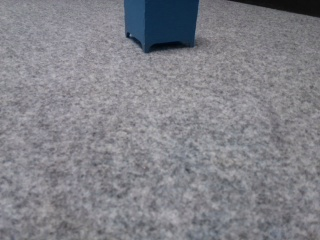
#> input picture scripts/visionScript/manCap1.jpg, 320 x 240 px, given in place of 20200830_152402.jpg, which was not available
$ python VisionCameraTest.py
#> lines starting #> are read from the running program, lines starting #| are printed output that depends on the picture; after the words box and inside, x2 and y2 are one past the last pixel; in counts of white or black regions, pixels touching at a corner belong together; pictures that were not available may be replaced by others from this repository, and a replacement may not be noted
import numpy as np
import imutils
from cv2 import cv2
#cap = cv2.VideoCapture(0)  		# Connect to camera 0 (or the only camera)
#cap.set(3, 320)                     	# Set the width to 320
#cap.set(4, 240)                     	# Set the height to 240
#ret, img = cap.read()	     		# Get a frame from the camera
#if ret == True:
#       cv2.waitKey(1)
#initiate some variables
CoverCenter=np.array([])
ObstacleCenter=np.array([])
CoverAreaMat=np.array([])
ObstacleAreaMat=np.array([])
SampleWidths=np.array([])
SampleZDistance=np.array([])
#Set intrinsic parameters of raspberry pi camera
ItoW=np.array([[1/(1.12*10**-6),0,1640],[0,1/(1.12*10**-6),1232],[0,0,1]])#consist of length of pixel distance
F=np.array([[3.04*10**-3,0,0,0],[0,3.04*10**-3,0,0],[0,0,1,0]])#consist of focal length (4x3 matrix)
K=ItoW.dot(F)#get the instrinsic matrix of the camera that will be able to determine world coordinates from
#pixel coordinates
W=40 #width of sample in mm
f=3.04#focal length in mm
img=cv2.imread("20200830_152402.jpg")
#> img is the input picture: shape (240, 320, 3); mean B, G, R 136.4, 129.9, 129.6
img=cv2.resize(img,(320,240))
imgblur=cv2.GaussianBlur(img, (17, 17), 2)
img2=np.copy(img)
img2blur=cv2.GaussianBlur(img2, (15, 15), 2)
img3=np.copy(img)
img3blur=cv2.GaussianBlur(img3, (15, 15), 2)#copy and blur image for green obstacle
cv2.imshow("normal",img)
#filtered_img=cv2.fastNlMeansDenoising(img,10,10,7,21)
hue_frame = cv2.cvtColor(imgblur, cv2.COLOR_BGR2HSV) 		# Convert from BGR to HSV colourspace
#> hue_frame: shape (240, 320, 3); mean H, S, V 124.2, 18, 136.4
hue_frame_cover=cv2.cvtColor(img2blur,cv2.COLOR_BGR2HSV)
hsv_obstacle=cv2.cvtColor(img3blur,cv2.COLOR_BGR2HSV)	# Extract hue channel
#Issue the ranges for the colours of objects of interst
lower_green=np.array([40,50,40],dtype="uint8")
upper_green=np.array([70,255,255],dtype="uint8")
lower_blue = np.array([95,60,0],dtype="uint8")
upper_blue = np.array([107,255,255],dtype="uint8")
lower_orang=np.array([0,100,100],dtype="uint8")
higher_orang=np.array([3,255,255],dtype="uint8")
lower_oran=np.array([175,100,100],dtype="uint8")
higher_oran=np.array([179,255,255],dtype="uint8")

mask=cv2.inRange(hue_frame,lower_orang,higher_orang)
#> mask: shape (240, 320); every value is 0
mask1=cv2.inRange(hue_frame,lower_oran,higher_oran)
mask=cv2.bitwise_or(mask,mask1)#or the two masks together to allow a threshold
#between 175 to 5
kernel_sample=cv2.getStructuringElement(cv2.MORPH_ELLIPSE,(2,2))
kernel_cover=cv2.getStructuringElement(cv2.MORPH_RECT,(15,15))
kernel_obstacle=cv2.getStructuringElement(cv2.MORPH_RECT,(30,30))
mask_obstacle=cv2.inRange(hsv_obstacle,lower_green,upper_green)
#if I get a multitude of circlevalues from HoughCircles maybe I can just average them?
mask_cover=cv2.inRange(hue_frame_cover,lower_blue,upper_blue)
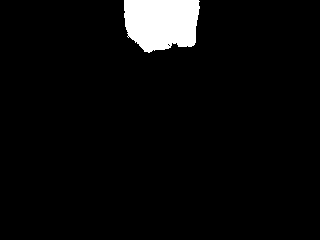
#> mask_cover: shape (240, 320); 4.4% white; 1 white region
#thresholded_img=cv2.adaptiveThreshold(hue_frame,179,cv2.ADAPTIVE_THRESH_GAUSSIAN_C,
        #    cv2.THRESH_BINARY,573,2)
#Threshold the following images
thresholded_img = cv2.bitwise_and(img, img, mask= mask)
#> thresholded_img: shape (240, 320, 3); every value is 0
thresholded_cover=cv2.bitwise_and(img2,img2,mask=mask_cover)
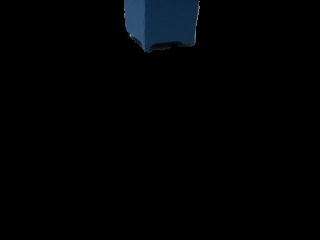
#> thresholded_cover: shape (240, 320, 3); mean B, G, R 3.4, 2.3, 1.1
thresholded_obstacle=cv2.bitwise_and(img3,img3,mask=mask_obstacle)
#Filter the imags
filtered_img=cv2.morphologyEx(thresholded_img,cv2.MORPH_OPEN,kernel_sample)
filtered_mask=cv2.morphologyEx(mask,cv2.MORPH_OPEN,kernel_sample)
filtered_maskcover=cv2.morphologyEx(thresholded_cover,cv2.MORPH_OPEN,kernel_cover)
filtered_obstacle=cv2.morphologyEx(thresholded_obstacle,cv2.MORPH_OPEN,kernel_obstacle)
# For Sample below
GrayFiltSample=cv2.cvtColor(filtered_img,cv2.COLOR_HSV2BGR)
GrayFiltSample=cv2.cvtColor(GrayFiltSample,cv2.COLOR_RGB2GRAY)
SampleContour=cv2.findContours(GrayFiltSample,cv2.RETR_EXTERNAL,cv2.CHAIN_APPROX_SIMPLE)
#> SampleContour = 0 contours
SampleContour=imutils.grab_contours(SampleContour)
#> SampleContour = []
#For Obstacle below
GrayFiltObstacle=cv2.cvtColor(filtered_obstacle,cv2.COLOR_HSV2BGR)
GrayFiltObstacle=cv2.cvtColor(GrayFiltObstacle,cv2.COLOR_RGB2GRAY)
ObstacleContour=cv2.findContours(GrayFiltObstacle,cv2.RETR_EXTERNAL,cv2.CHAIN_APPROX_SIMPLE)
#> ObstacleContour = 0 contours
ObstacleContour=imutils.grab_contours(ObstacleContour)
#> ObstacleContour = []
for b in ObstacleContour:
        #find the center of the contour
        ObstacleMoment=cv2.moments(b)
        ObstacleArea=cv2.contourArea(b)
        Obx=int(ObstacleMoment["m10"]/ObstacleMoment["m00"])
        Oby=int(ObstacleMoment["m01"]/ObstacleMoment["m00"])
        cv2.circle(filtered_obstacle, (Obx, Oby), 7, (255, 255, 255), -1)
        ObstacleO=np.array([Obx,Oby])
        ObstacleCenter=np.append(ObstacleCenter,ObstacleO)#When I try using np.vstack only shows last value
        ObstacleAreaMat=np.append(ObstacleAreaMat,ObstacleArea)
#> this loop made 0 passes
ObstacleAreaMat-np.sort(-ObstacleAreaMat)
#For Cover Below
GrayFiltCover=cv2.cvtColor(filtered_maskcover,cv2.COLOR_HSV2BGR)#change to Grayscle to use findContour
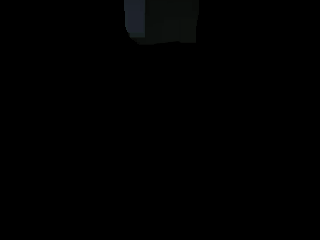
#> GrayFiltCover: shape (240, 320, 3); mean B, G, R 0.8, 0.8, 0.6
GrayFiltCover=cv2.cvtColor(GrayFiltCover,cv2.COLOR_RGB2GRAY)
#> GrayFiltCover: shape (240, 320)
CoverContour=cv2.findContours(GrayFiltCover,cv2.RETR_EXTERNAL,cv2.CHAIN_APPROX_SIMPLE)#retrieve
#> CoverContour = 1 contour; box (x1, y1, x2, y2) and area: (124, 0, 199, 45) 2974
#contours from after filtering for obstacle
CoverContour=imutils.grab_contours(CoverContour)
for a in CoverContour:
        #find the center of the contour
        CoverMoment=cv2.moments(a)
        CoverArea=cv2.contourArea(a)
        Ox=int(CoverMoment["m10"]/CoverMoment["m00"])
        Oy=int(CoverMoment["m01"]/CoverMoment["m00"])
        cv2.circle(filtered_maskcover, (Ox, Oy), 7, (255, 255, 255), -1)
        CoverC=np.array([[Ox,Oy]])
        CoverA=np.array([CoverArea])
        CoverCenter=np.append(CoverCenter,CoverC)#When I try using np.vstack only shows last value
        CoverAreaMat=np.append(CoverAreaMat,CoverA)
#> this loop made 1 pass
#> (CoverArea, Ox, Oy, CoverA, CoverAreaMat) on pass 1: (2973.5, 161, 20, [2973.5], [2973.5])
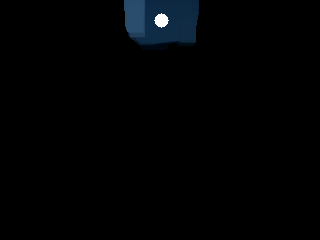
#> filtered_maskcover: shape (240, 320, 3); mean B, G, R 3.5, 2.4, 1.3
CoverAreaMat=-np.sort(-CoverAreaMat)
detector_sample=cv2.SimpleBlobDetector_create()#setup BlobDetector for sample
parameters=cv2.SimpleBlobDetector_Params()#setup parameters for sample detection
#Filter by Area
parameters.filterByArea=True
parameters.minArea=2
parameters.maxArea=500

#Filter by Circularitry
parameters.filterByCircularity=True
parameters.minCircularity=0.7
#filter by convexity
parameters.filterByConvexity=False

#Filter by Inertia
parameters.filterByInertia=True
parameters.minInertiaRatio=0.5

#Distance between blobs
parameters.minDistBetweenBlobs=50

detector_sample=cv2.SimpleBlobDetector_create(parameters)
#detector_cover=cv2.SimpleBlobDetector_create(parameters_cover)
blobs=detector_sample.detect(filtered_img)
#> blobs = ()
#blobs_cover=detector_cover.detect(filtered_obstacle)
circlenum=np.array(cv2.HoughCircles(filtered_mask,cv2.HOUGH_GRADIENT,1,20,param1=50,
        param2=8,minRadius=20))
if circlenum == None:
        print("memes")
else:
        SampleWidths=2*circlenum[:,:,2]#how do I find the index of each respective circle seen through camera?
        SampleZDistance=10*(W*(f/SampleWidths))

sample_coordinates=cv2.KeyPoint_convert(blobs)
#> sample_coordinates = ()
sample_coordinates=np.array(sample_coordinates)
#> sample_coordinates = empty array
sample_coordinates=sample_coordinates.astype('int')
# [11 lines of commented-out code are left out]
print(SampleZDistance)
if  np.size(sample_coordinates)>0:
   ab=sample_coordinates[0,1]
   ba=sample_coordinates[0,0]
   filtered_img=cv2.circle(filtered_img,(ba,ab),20,(255,0,0),3)
cv2.imshow("Binary Thresholded Frame",filtered_img)# Display thresholded frame
cv2.imshow("Binary Thresholded Frame for rock cover",filtered_maskcover)
cv2.imshow("Binary Thresholded Frame for Obstacle",filtered_obstacle)
cv2.waitKey(0)									# Exit on keypress
cv2.destroyAllWindows()
